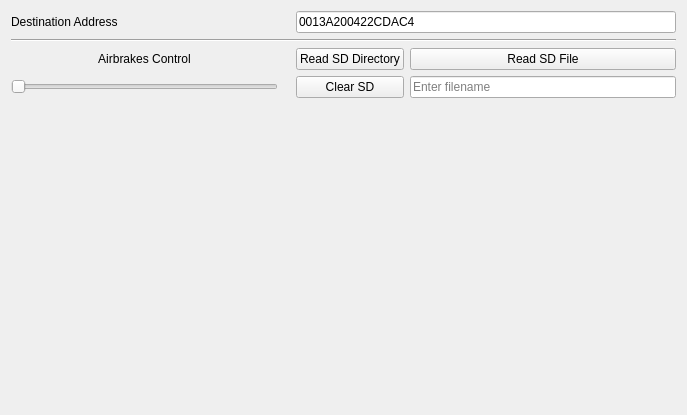
<?xml version="1.0" encoding="UTF-8"?>
<ui version="4.0">
 <class>RemoteControlWindow</class>
 <widget class="QWidget" name="RemoteControlWindow">
  <property name="geometry">
   <rect>
    <x>0</x>
    <y>0</y>
    <width>687</width>
    <height>415</height>
   </rect>
  </property>
  <property name="windowTitle">
   <string>RemoteControlWindow</string>
  </property>
  <layout class="QGridLayout" name="gridLayout">
   <item row="4" column="3">
    <widget class="QPushButton" name="ClearSDButton">
     <property name="text">
      <string>Clear SD</string>
     </property>
    </widget>
   </item>
   <item row="1" column="0" colspan="5">
    <widget class="Line" name="line">
     <property name="orientation">
      <enum>Qt::Orientation::Horizontal</enum>
     </property>
    </widget>
   </item>
   <item row="3" column="0">
    <widget class="QLabel" name="label">
     <property name="text">
      <string>Airbrakes Control</string>
     </property>
     <property name="alignment">
      <set>Qt::AlignmentFlag::AlignCenter</set>
     </property>
    </widget>
   </item>
   <item row="3" column="4">
    <widget class="QPushButton" name="ReadSDFileButton">
     <property name="text">
      <string>Read SD File</string>
     </property>
    </widget>
   </item>
   <item row="4" column="4">
    <widget class="QLineEdit" name="SDFileName">
     <property name="placeholderText">
      <string>Enter filename</string>
     </property>
    </widget>
   </item>
   <item row="4" column="0">
    <widget class="QSlider" name="AirbrakesSlider">
     <property name="minimum">
      <number>1500</number>
     </property>
     <property name="maximum">
      <number>1775</number>
     </property>
     <property name="orientation">
      <enum>Qt::Orientation::Horizontal</enum>
     </property>
    </widget>
   </item>
   <item row="6" column="0">
    <spacer name="verticalSpacer">
     <property name="orientation">
      <enum>Qt::Orientation::Vertical</enum>
     </property>
     <property name="sizeHint" stdset="0">
      <size>
       <width>20</width>
       <height>40</height>
      </size>
     </property>
    </spacer>
   </item>
   <item row="3" column="3">
    <widget class="QPushButton" name="ReadSDDirectoryButton">
     <property name="text">
      <string>Read SD Directory</string>
     </property>
    </widget>
   </item>
   <item row="0" column="0">
    <widget class="QLabel" name="label_2">
     <property name="text">
      <string>Destination Address</string>
     </property>
    </widget>
   </item>
   <item row="0" column="3" colspan="2">
    <widget class="QLineEdit" name="DestinationAddress">
     <property name="text">
      <string>0013A200422CDAC4</string>
     </property>
     <property name="maxLength">
      <number>16</number>
     </property>
    </widget>
   </item>
  </layout>
 </widget>
 <resources/>
 <connections/>
</ui>
